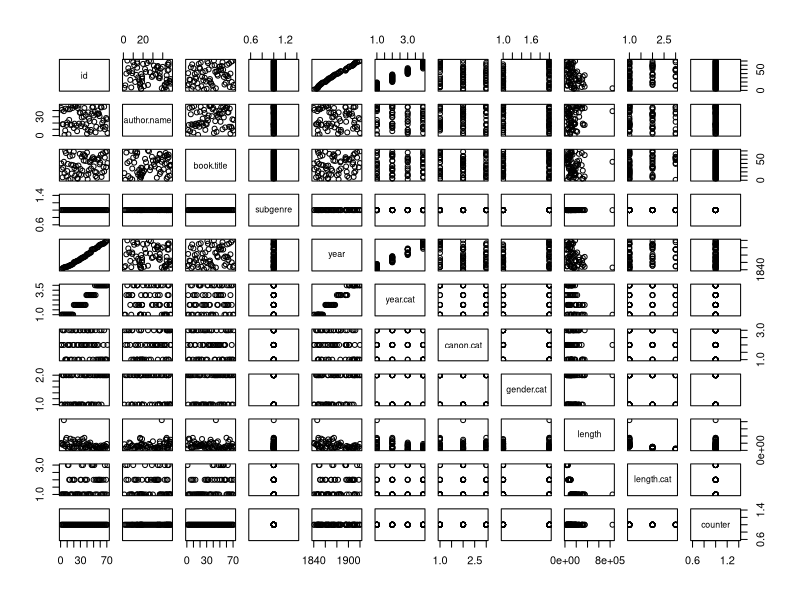
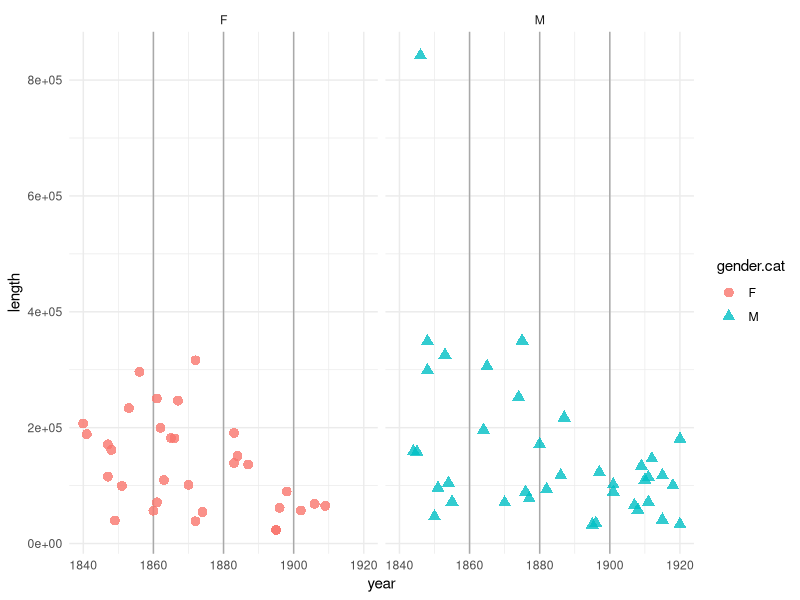
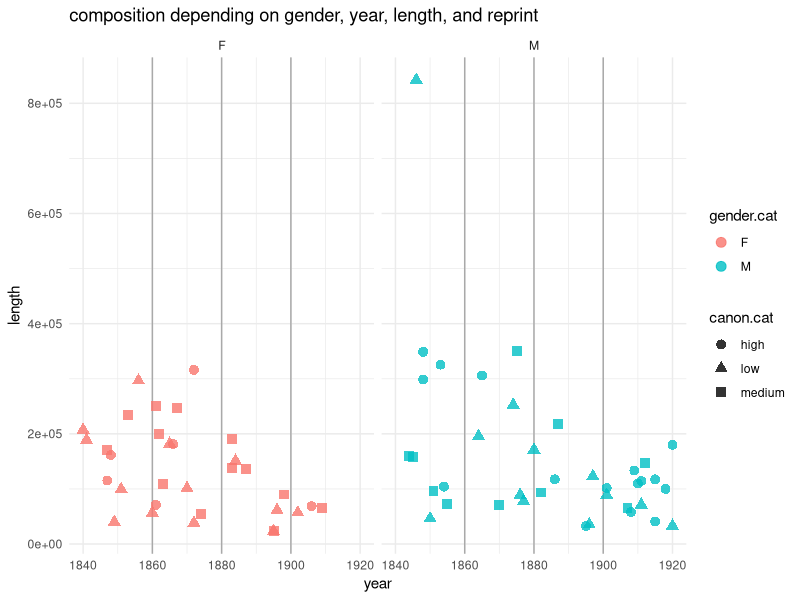
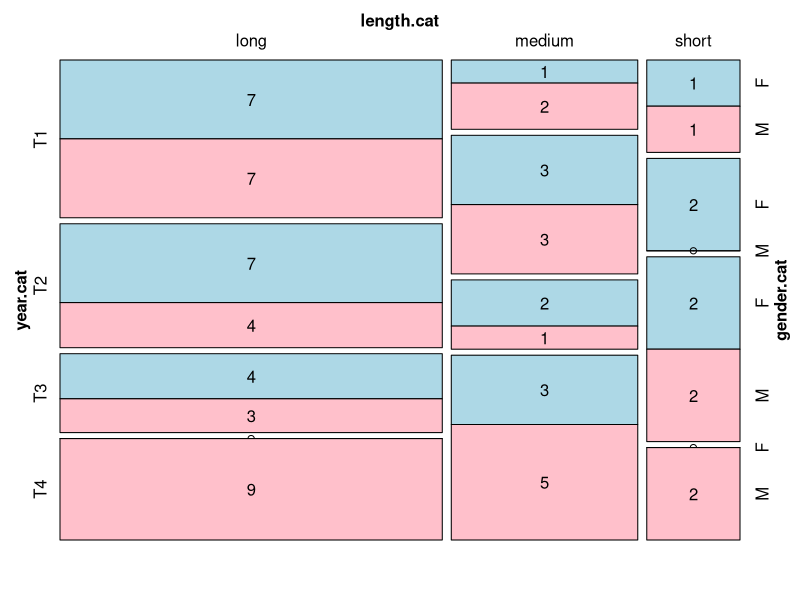
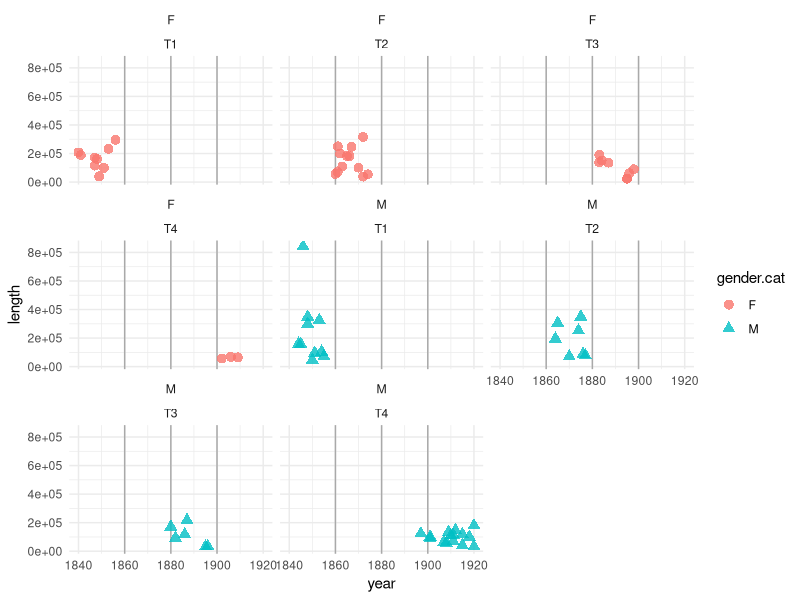
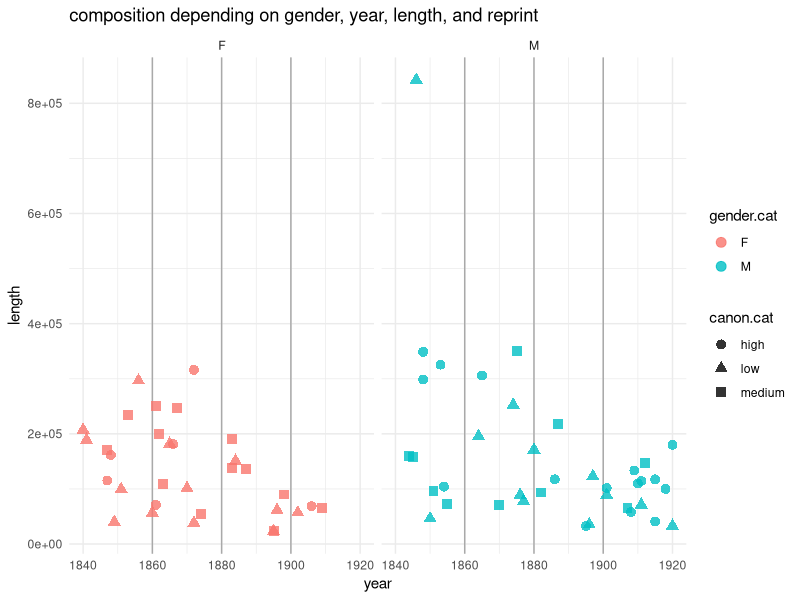

Reproduce these figures in R, in order.
### MDViz ELTeC
mdtest<-read.table("metadata.txt",header = T, sep = ",", fileEncoding = "UTF-8")
head(mdtest)
table(mdtest$year.cat,mdtest$gender.cat)
plot(mdtest)
str(mdtest)
## composition plots
library(ggplot2)

### plot between fem/male per year, y length
ggplot(mdtest, aes(x=year, y=length, color=gender.cat, shape=gender.cat))+
  geom_vline(xintercept = c(1860,1880,1900), color="darkgray")+
  geom_point(size=3, alpha=0.8)+
  facet_grid(~gender.cat)+
  theme_minimal()

### plot between fem/male per year, y length, shape canon cat
ggplot(mdtest, aes(x=year, y=length, color=gender.cat, shape=canon.cat))+
  geom_vline(xintercept = c(1860,1880,1900), color="darkgray")+
  geom_point(size=3, alpha=0.8)+
  facet_grid(~gender.cat)+
  theme_minimal()+
  ggtitle("composition depending on gender, year, length, and reprint")
ggsave("com.png")

### mosaic plot
install.packages(vcd)
library(vcd)
mosaic(~ length.cat + year.cat + gender.cat, data=mdtest,
       highlighting = "gender.cat", highlighting_fill=c("lightblue", "pink"),
       direction=c("v","h","h"),
       labeling = labeling_values,)


### plot between fem/male per time slot, y length
ggplot(mdtest, aes(x=year, y=length, color=gender.cat, shape=gender.cat))+
  geom_vline(xintercept = c(1860,1880,1900), color="darkgray")+
  geom_point(size=3, alpha=0.8)+
  facet_wrap(~gender.cat~year.cat)+
  theme_minimal()

